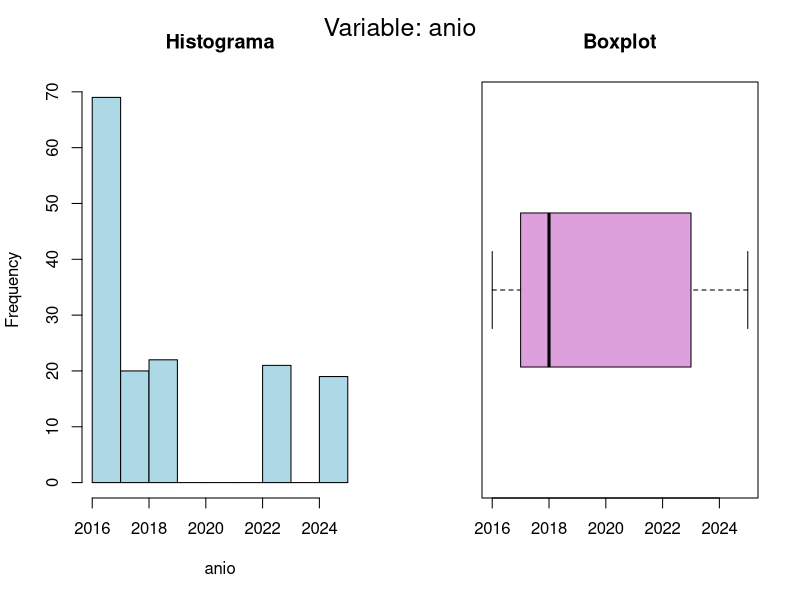
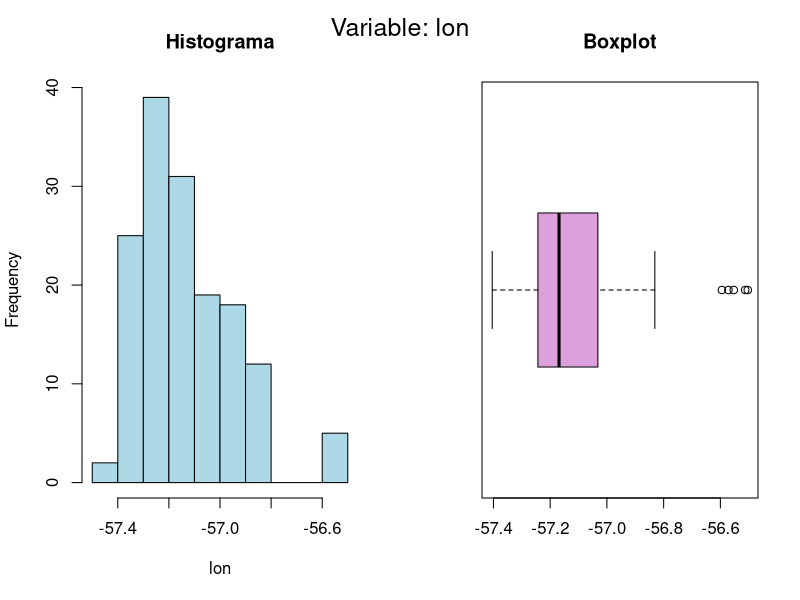
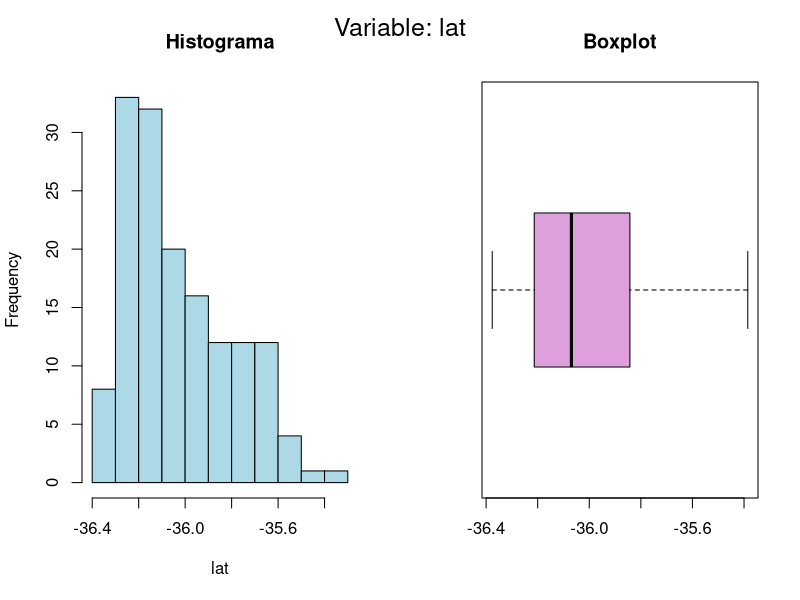
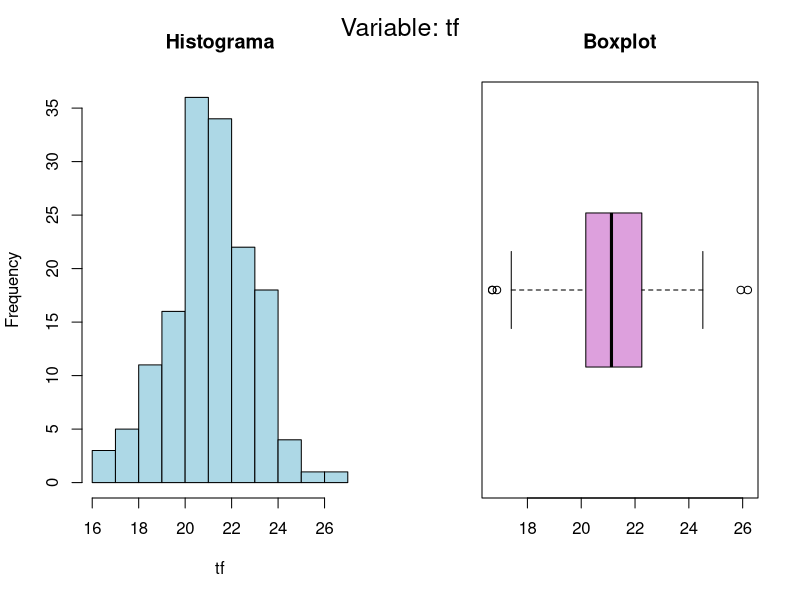
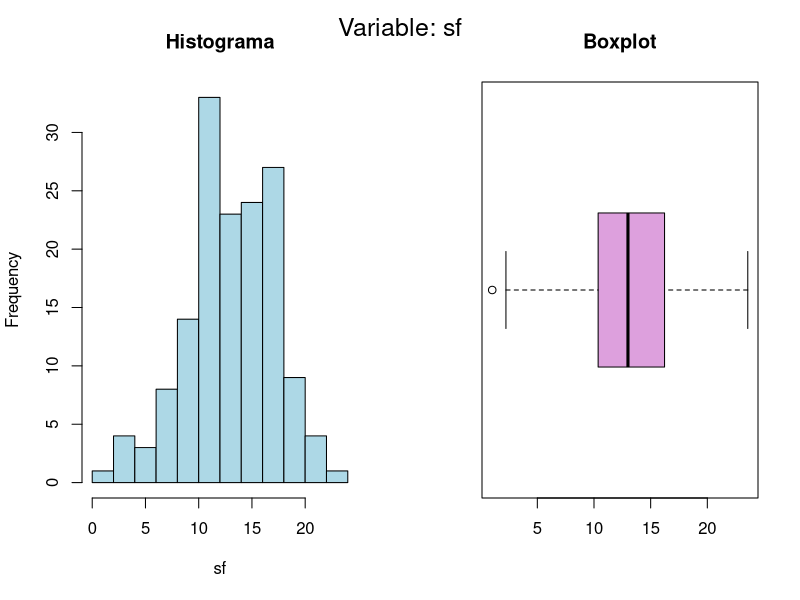
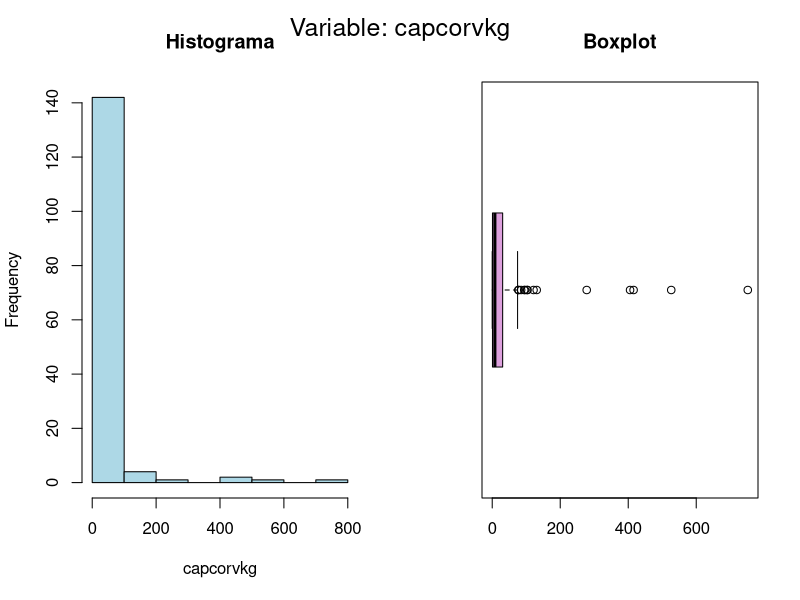
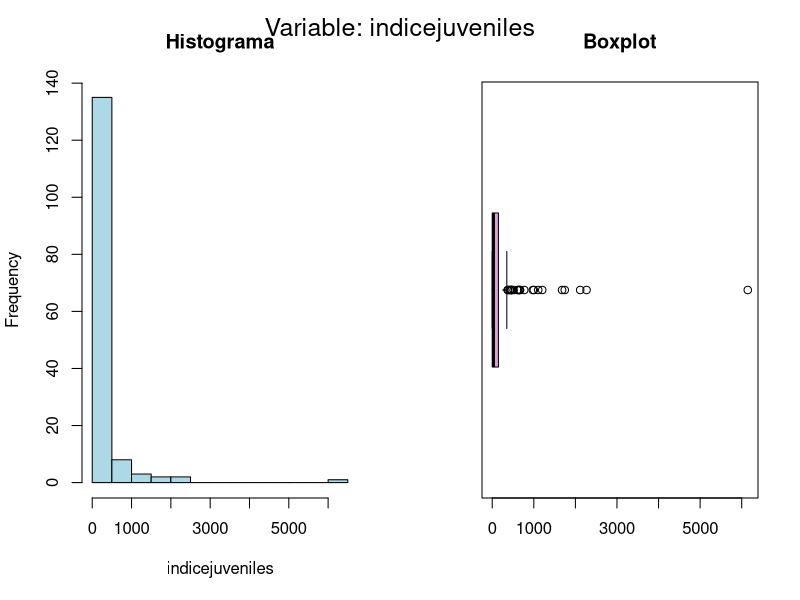
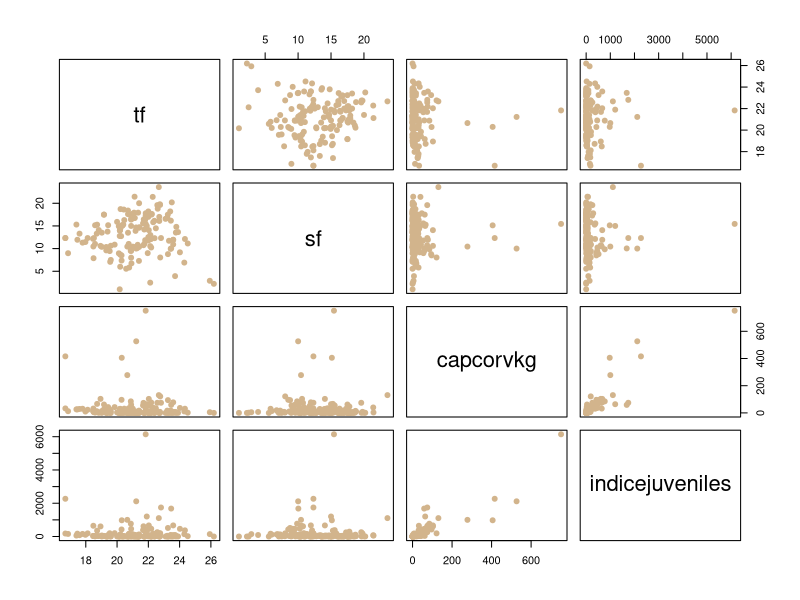

Reproduce these figures in R, in order.
## ---- chunk 1
knitr::opts_chunk$set(echo = TRUE, warning = FALSE, message = FALSE)
packages = c("sf", "spdep", "spatialreg", "vioplot", "corrplot", "ggplot2")

#"Librerias necesarias"
library(dplyr)
library(readxl)
library(spdep)      # datos espaciales
library(sf)         # datos espaciales
library(spatialreg) # modelos SAR/SEM
library(vioplot)    # gráficos de violín
library(corrplot)   # gráficos de correlación 
library(ggplot2)    
library(sf)
library(units)
## ---- chunk 2
#"Librerias necesarias"
#library(dplyr)
#library(readxl)
#library(spdep)      # datos espaciales
#library(sf)         # datos espaciales
#library(spatialreg) # modelos SAR/SEM
#library(vioplot)    # gráficos de violín
#library(corrplot)   # gráficos de correlación 
#library(ggplot2)    
#library(sf)
#library(units)

## ---- chunk 3
# Cargar datos
dm =  read_excel("Datos juveniles corvina.xlsx")

#definimos las variables con las que vamos a trabajar y generamos un nuevo data frame
anio       =as.numeric(dm$Anio)
lon        =as.numeric(dm$lon)
lat        =as.numeric(dm$lat)
tf         =as.numeric(dm$tf)
sf         =as.numeric(dm$sf)
capcorvkg  =as.numeric(dm$cap_cor_kg)
indicejuveniles  =as.numeric(dm$abun_miles_ind_mn2)

dm=data.frame(anio,lon,lat,tf,sf,capcorvkg,indicejuveniles)
## ---- chunk 4
for (i in 1:length(colnames(dm))) {
  n <- names(dm)[i]
  par(mfrow = c(1,2))  # 1 fila y 2 columnas
  
  # Histograma
  hist(dm[, i], main = "Histograma", xlab = n, col = "lightblue")
  
  # Boxplot
  boxplot(dm[, i], main = "Boxplot", horizontal = TRUE, col = "plum")
  
  # Título general centrado arriba de ambos
  mtext(paste("Variable:", n), outer = TRUE, cex = 1.5, line = -2)
}
## ---- chunk 5

(cor_mat = cor(dm[,4:7])) # Matriz de correlaciones

## ---- chunk 6

# Gráficos de dispersión
pairs(dm[,4:7], pch=19, col="tan")

library(corrplot)
# Visualización con corrplot
corrplot(cor_mat, method = "circle", type = "upper",
         col = colorRampPalette(c("orangered", "white", "mediumseagreen"))(200),
         tl.col = "darkslateblue", tl.srt = 45, 
         addCoef.col = "midnightblue", number.cex = 0.8)
## ---- chunk 7
# Convertir a objeto espacial (CRS WGS84)
dm_sp = st_as_sf(dm, coords = c("lon", "lat"), crs = 4326)
## ---- chunk 8
#Gráfico simple. El gradiente de color va de menor a mayor altura
plot(dm_sp["indicejuveniles"], main = "indicejuveniles", pch=18, axes=T)

## ---- chunk 9
# Aseguramos que 'anio' sea un factor
dm$anio <- as.factor(dm$anio)

# Mapa base (data.frame con polígonos del mundo)
world <- map_data("world")

# Definir límites del mapa
xlim <- c(min(dm$lon) - 0.2, max(dm$lon) + 0.2)
ylim <- c(min(dm$lat) - 0.2, max(dm$lat) + 0.2)

# Gráfico facetado
ggplot() +
  geom_polygon(data = world, aes(x = long, y = lat, group = group),
               fill = "gray90", colour = "gray70") +
  geom_point(data = dm,
             aes(x = lon, y = lat, colour = indicejuveniles),
             size =3) +
  scale_color_gradient(low = "lightblue", high = "darkred") +
  coord_quickmap(xlim = xlim, ylim = ylim, expand = FALSE) +
  facet_wrap(~ anio) +
  labs(title = "Distribución del índice por año",
       x = "Longitud", y = "Latitud", colour = "indicejuvenieles") +
  theme_minimal()

## ---- chunk 10

ggplot() +
  geom_polygon(data = world, aes(x = long, y = lat, group = group),
               fill = "gray90", colour = "gray70") +
  geom_point(data = dm,
             aes(x = lon, y = lat,
                 colour = tf,
                 size   = tf),      # tamaño mapeado estéticamente
             alpha = 0.8) +        # leve transparencia para mejor lectura
  scale_color_viridis_c(name = "tf (color)") +
  scale_size_continuous(name = "tf (tamaño)",
                        range = c(1, 6)) +   # control del rango visual
  coord_quickmap(xlim = xlim, ylim = ylim, expand = FALSE) +
  facet_wrap(~ anio) +
  labs(title = "Distribución de la temperatura de fondo por año",
       x = "Longitud", y = "Latitud") +
  theme_minimal() +
  theme(
    legend.position = "right",
    strip.text = element_text(face = "bold")
  )

## ---- chunk 11

ggplot() +
  geom_polygon(data = world, aes(x = long, y = lat, group = group),
               fill = "gray90", colour = "gray70") +
  geom_point(data = dm,
             aes(x = lon, y = lat,
                 colour = sf,
                 size   = sf),      # tamaño mapeado estéticamente
             alpha = 0.8) +        # leve transparencia para mejor lectura
  scale_color_viridis_c(name = "sf (color)") +
  scale_size_continuous(name = "sf (tamaño)",
                        range = c(1, 6)) +   # control del rango visual
  coord_quickmap(xlim = xlim, ylim = ylim, expand = FALSE) +
  facet_wrap(~ anio) +
  labs(title = "Distribución de los valores de salinidad de fondo por año",
       x = "Longitud", y = "Latitud") +
  theme_minimal() +
  theme(
    legend.position = "right",
    strip.text = element_text(face = "bold")
  )
